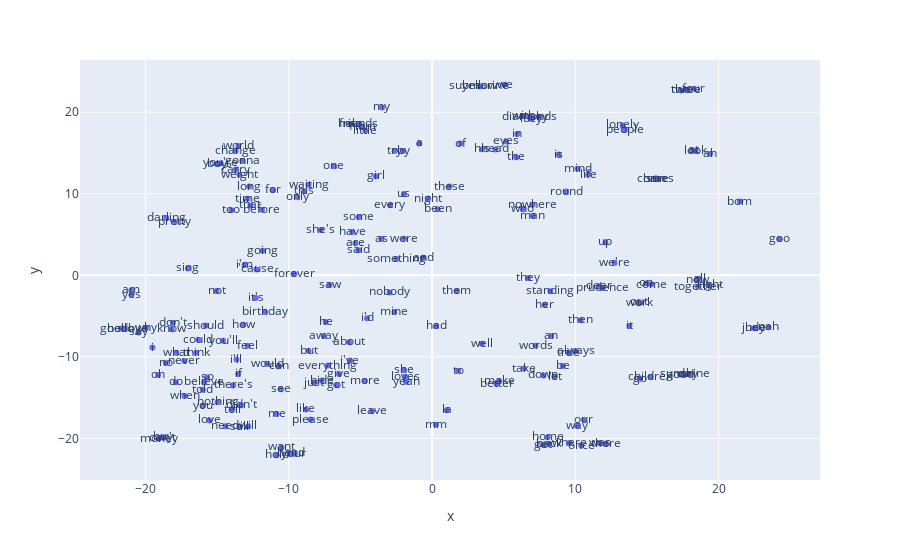

Write notebook code for a chart like this one.
### Code cell
# Graficar los embedddings en 2D
import plotly.graph_objects as go
import plotly.express as px

vecs, labels = reduce_dimensions(w2v_model)

MAX_WORDS=200
fig = px.scatter(x=vecs[:MAX_WORDS,0], y=vecs[:MAX_WORDS,1], text=labels[:MAX_WORDS])
#fig.show(renderer="colab") # esto para plotly en colab
fig.show()

### Figure 1 — Plotly figure (JSON) as saved in the notebook; plotly's stock layout.template omitted (floating-point values rounded to 4 significant figures; data arrays with more than 128 entries replaced by an {"elided": "..."} marker saying what was removed)
{"data": [{"hovertemplate": "x=%{x}<br>y=%{y}<br>text=%{text}<extra></extra>", "legendgroup": "", "marker": {"color": "#636efa", "symbol": "circle"}, "mode": "markers+text", "name": "", "orientation": "v", "showlegend": false, "text": {"elided": "200 str values"}, "type": "scatter", "x": {"elided": "200 float values"}, "xaxis": "x", "y": {"elided": "200 float values"}, "yaxis": "y"}], "layout": {"legend": {"tracegroupgap": 0}, "margin": {"t": 60}, "xaxis": {"anchor": "y", "domain": [0, 1], "title": {"text": "x"}}, "yaxis": {"anchor": "x", "domain": [0, 1], "title": {"text": "y"}}}}
